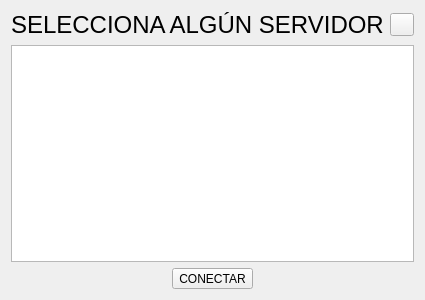
<?xml version="1.0" encoding="UTF-8"?>
<ui version="4.0">
 <class>interfaz_cliente</class>
 <widget class="QWidget" name="interfaz_cliente">
  <property name="geometry">
   <rect>
    <x>0</x>
    <y>0</y>
    <width>401</width>
    <height>300</height>
   </rect>
  </property>
  <property name="windowTitle">
   <string>Form</string>
  </property>
  <layout class="QVBoxLayout" name="verticalLayout_2">
   <item>
    <layout class="QVBoxLayout" name="verticalLayout">
     <item>
      <layout class="QHBoxLayout" name="horizontalLayout_5">
       <item>
        <widget class="QLabel" name="label">
         <property name="sizePolicy">
          <sizepolicy hsizetype="Fixed" vsizetype="Preferred">
           <horstretch>0</horstretch>
           <verstretch>0</verstretch>
          </sizepolicy>
         </property>
         <property name="font">
          <font>
           <family>Ubuntu</family>
           <pointsize>18</pointsize>
          </font>
         </property>
         <property name="text">
          <string>SELECCIONA ALGÚN SERVIDOR</string>
         </property>
        </widget>
       </item>
       <item>
        <spacer name="horizontalSpacer">
         <property name="orientation">
          <enum>Qt::Horizontal</enum>
         </property>
         <property name="sizeHint" stdset="0">
          <size>
           <width>40</width>
           <height>20</height>
          </size>
         </property>
        </spacer>
       </item>
       <item>
        <widget class="QToolButton" name="ir_atras">
         <property name="statusTip">
          <string>Regresar al menú</string>
         </property>
         <property name="text">
          <string/>
         </property>
        </widget>
       </item>
      </layout>
     </item>
     <item>
      <widget class="QListWidget" name="lista_servidores">
       <property name="font">
        <font>
         <family>Ubuntu</family>
         <pointsize>14</pointsize>
        </font>
       </property>
      </widget>
     </item>
     <item>
      <layout class="QHBoxLayout" name="horizontalLayout_6">
       <item>
        <spacer name="horizontalSpacer_2">
         <property name="orientation">
          <enum>Qt::Horizontal</enum>
         </property>
         <property name="sizeHint" stdset="0">
          <size>
           <width>40</width>
           <height>20</height>
          </size>
         </property>
        </spacer>
       </item>
       <item>
        <widget class="QToolButton" name="conectar_servidor">
         <property name="statusTip">
          <string>Conectar al servidor seleccionado</string>
         </property>
         <property name="text">
          <string>CONECTAR</string>
         </property>
        </widget>
       </item>
       <item>
        <spacer name="horizontalSpacer_3">
         <property name="orientation">
          <enum>Qt::Horizontal</enum>
         </property>
         <property name="sizeHint" stdset="0">
          <size>
           <width>40</width>
           <height>20</height>
          </size>
         </property>
        </spacer>
       </item>
      </layout>
     </item>
    </layout>
   </item>
  </layout>
 </widget>
 <resources/>
 <connections/>
</ui>
